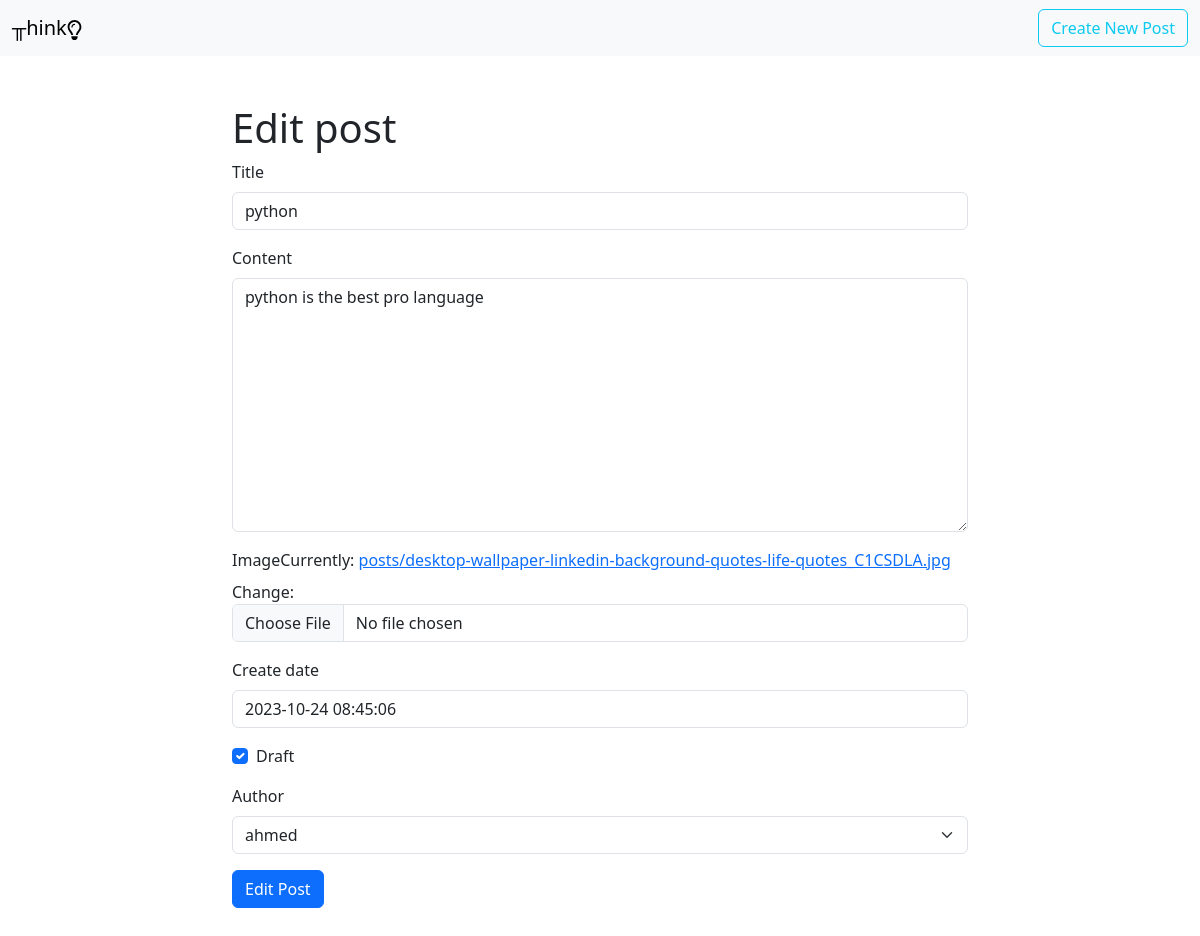
Screenshot of /blog/5/edit with the database file from the repository.
### blog/models.py (models this page shows, shortened)
class Post(models.Model):
    title = models.CharField(max_length=100)
    content = models.TextField(max_length=30000)
    create_date = models.DateTimeField(default=timezone.now)
    draft = models.BooleanField(default=True)
    tags = TaggableManager()
    author = models.ForeignKey(User, on_delete=models.SET_NULL, null=True, blank=True, related_name='post_user')
    image =  models.ImageField(upload_to='posts')

### blog/views.py (the view)
# urls.py: path('blog/<int:pk>/edit', PostUpdate.as_view()),
class PostUpdate(UpdateView):
    model = Post
    fields = ['title','content','image','tags','create_date','draft','author']
    success_url = '/blog'
    template_name = 'blog/edit_post.html'

### blog/templates/blog/edit_post.html (shortened to what this page needs)
{% load django_bootstrap5 %}
<!doctype html>
<html lang="en">
    <head>
    <link href="https://cdn.jsdelivr.net/npm/bootstrap@5.3.2/dist/css/bootstrap.min.css" rel="stylesheet">
    </head>
    <body>
    <nav class="navbar navbar-expand-lg bg-body-tertiary">
    <div class="container-fluid">
    <a class="navbar-brand" href="/blog">╥hink </a>
      <form class="d-flex" role="search">
        <a class="btn btn-outline-info" href="/blog/new">Create New Post</a>
      </form>
    </nav>
    <div class="container mt-5">
      <div class="row pb-5">
        <div class="col-lg-8 mx-auto">
            <h1>Edit post</h1>
            <form method="post" enctype="multipart/form-data">
            {% bootstrap_form form %}
            {% bootstrap_button button_type="submit" content="Edit Post" %}
            </form>
        </div>
      </div>
    </div>
    </body>
</html>

### rows the page displays
Post: title "python", content "python is the best pro language", create_date "2023-10-24 08:45:06", draft "☑", author "ahmed"
